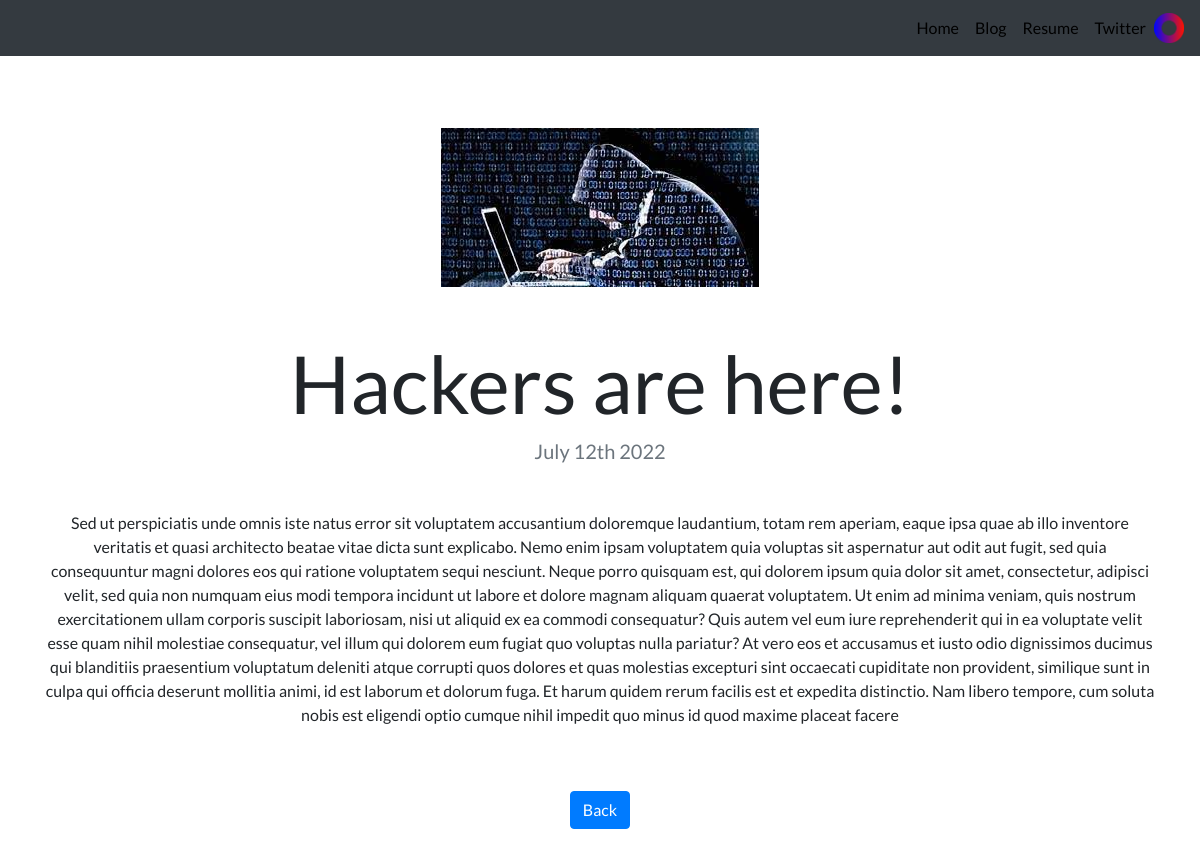
Page /blog/8/ on the committed database.
### blog/models.py (models this page shows, shortened)
class post(models.Model):
    title = models.CharField(max_length=200)
    discription = models.TextField()
    date = models.DateTimeField()
    image = models.ImageField(blank=True,upload_to='blog/')

### blog/views.py (the view)
# urls.py: path('<int:post_id>/', views.detail, name='detail'),
def detail(request,post_id):
    blog = get_object_or_404(post, pk=post_id)
    return render(request, 'detail.html',{'post':blog})

### blog/templates/detail.html
{% extends "base.html" %}
{% load static %}
{% block content %}
<br><br><br>
<img src="{{ post.image.url }}">
<h1 class="text-center mt-5" id="blogdetailtitle">{{ post.title }}</h1>
<h5 class="text-center text-muted mb-5">{{ post.date|date:'F jS Y' }}</h5>
<p>{{ post.discription|safe }}</p>
<br><br>
<a class="btn btn-primary" href="{% url 'blog:blog' %}" role="button">Back</a>
<br><br><br><br><br>
{% endblock %}

### portfolio/static/portfolio/custom.css (style rules this page uses)
body { font-family: 'Lato', sans-serif; }
@media (min-width: 992px) { #blogdetailtitle { font-size: 5rem; } }

### rows in the picture
post: image (picture), title "Hackers are here!", date "July 12th 2022", discription "Sed ut perspiciatis unde omnis iste natus error sit voluptatem accusantium doloremque laudantium, totam rem aperiam, eaque ipsa quae ab illo inventore veritatis et quasi architecto beatae vitae dicta sunt explicabo. Nemo enim ipsam voluptatem quia voluptas sit aspernatur aut odit aut fugit, sed quia consequuntur magni dolores eos qui ratione voluptatem sequi nesciunt. Neque porro quisquam est, qui dolorem ipsum quia dolor sit amet, consectetur, adipisci velit, sed quia non numquam eius modi tempora incidunt ut labore et dolore magnam aliquam quaerat voluptatem. Ut enim ad minima veniam, quis nostrum exercitationem ullam corporis suscipit laboriosam, nisi ut aliquid ex ea commodi…"
